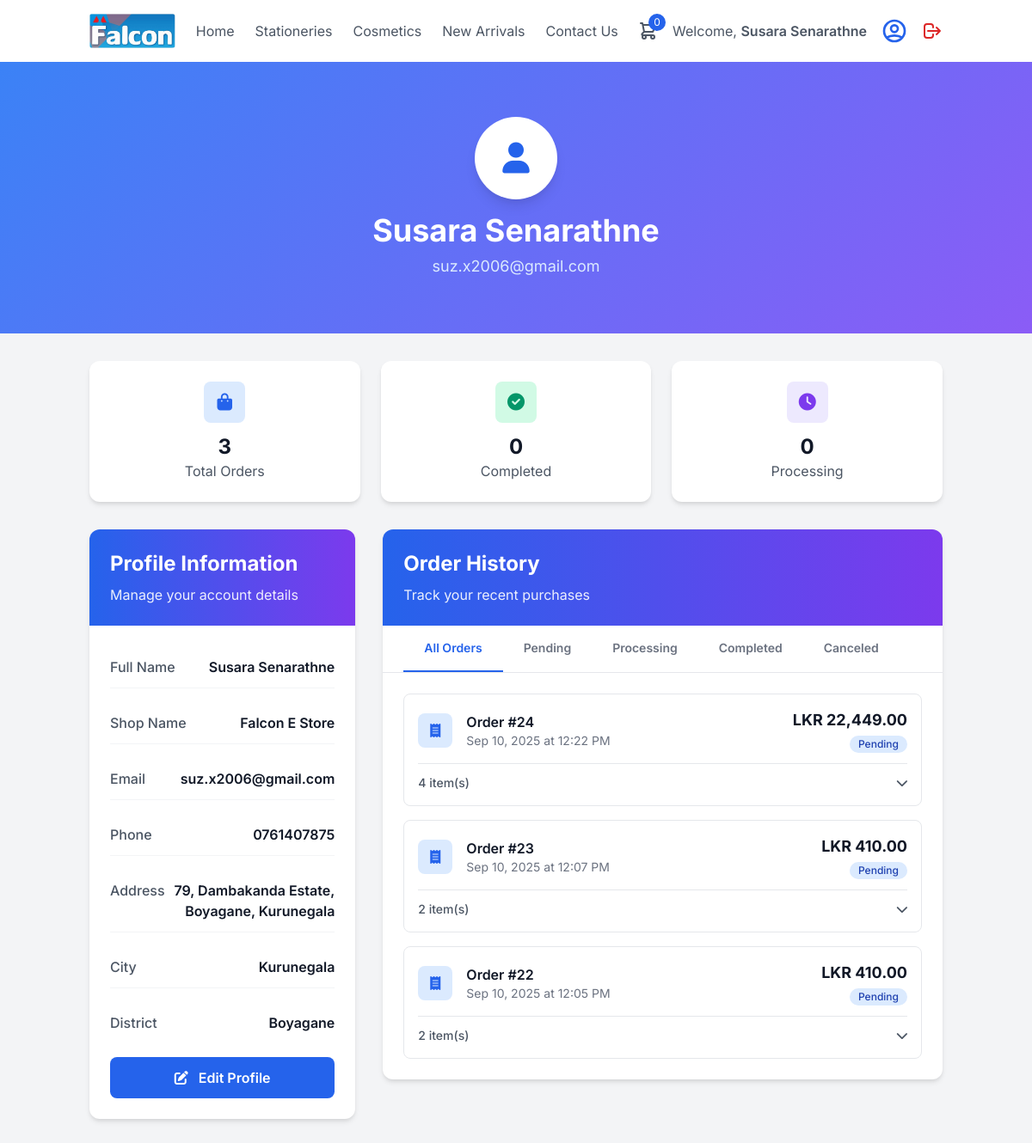
The app's page /falconstationery.com/profile.php (signed in) with its own data.
### tables this page shows
CREATE TABLE `users` (
  `user_id` int(11) NOT NULL,
  `full_name` varchar(100) NOT NULL,
  `shop_name` varchar(150) DEFAULT NULL,
  `email` varchar(100) DEFAULT NULL,
  `phone` varchar(20) NOT NULL,
  `password` varchar(255) NOT NULL,
  `address` text,
  `city` varchar(100) DEFAULT NULL,
  `route_name` varchar(50) DEFAULT NULL,
  `district` varchar(100) DEFAULT NULL,
  `profile_image_url` text,
  `user_type` enum('shop_owner','admin') DEFAULT 'shop_owner',
  `status` enum('active','inactive') DEFAULT 'active',
  `created_at` timestamp NOT NULL DEFAULT CURRENT_TIMESTAMP,
  `updated_at` timestamp NOT NULL DEFAULT '0000-00-00 00:00:00'
);

CREATE TABLE `Orders` (
  `OrderID` int(11) NOT NULL,
  `user_id` int(11) DEFAULT NULL,
  `OrderDate` timestamp NOT NULL DEFAULT CURRENT_TIMESTAMP,
  `TotalAmount` decimal(10,2) NOT NULL,
  `Status` enum('Pending','Processing','Canceled','Completed') NOT NULL DEFAULT 'Pending'
);

### falconstationery.com/profile.php (the view, shortened to what the rows shown need)
<?php
$conn = new mysqli(DB_SERVER, DB_USERNAME, DB_PASSWORD, DB_NAME);
$user_id = $_SESSION['user_id'];
$user_details = [];
$sql_user_details = "SELECT full_name, shop_name, email, phone, address, city, district FROM users WHERE user_id = ?";
if ($stmt_user_details = $conn->prepare($sql_user_details)) {
    $stmt_user_details->bind_param("i", $user_id);
    if ($stmt_user_details->execute()) {
        $result_user_details = $stmt_user_details->get_result();
        if ($result_user_details->num_rows > 0) {
            $user_details = $result_user_details->fetch_assoc();
        }
    }
}
$full_name = htmlspecialchars($user_details['full_name'] ?? '');
$shop_name = htmlspecialchars($user_details['shop_name'] ?? '');
$email = htmlspecialchars($user_details['email'] ?? '');
$phone = htmlspecialchars($user_details['phone'] ?? '');
$address = htmlspecialchars($user_details['address'] ?? '');
$city = htmlspecialchars($user_details['city'] ?? '');
$district = htmlspecialchars($user_details['district'] ?? '');
function formatCurrency($value) {
    return number_format(floatval($value), 2);
}
function getDirectImageUrl($url, $size = "w200-h200") {
    if (!empty($url) && preg_match('/(?:d\/|id=)([a-zA-Z0-9_-]+)/', $url, $matches)) {
        $fileId = $matches[1];
        return "https://drive.google.com/thumbnail?id=" . $fileId . "&sz=" . $size;
    }
    return "https://placehold.co/200x200/e5e7eb/7f8c8d?text=No+Image";
}
$orders = [];
$sql_orders = "SELECT OrderID, OrderDate, TotalAmount, Status FROM Orders WHERE user_id = ? ORDER BY OrderDate DESC";
if ($stmt_orders = $conn->prepare($sql_orders)) {
    $stmt_orders->bind_param("i", $user_id);
    if ($stmt_orders->execute()) {
        $result_orders = $stmt_orders->get_result();
        while ($order = $result_orders->fetch_assoc()) {
            $order['items'] = [];
            $sql_items = "SELECT OrderItemID, ItemID, VariantID, Price, Quantity FROM OrderItems WHERE OrderID = ?";
            if ($stmt_items = $conn->prepare($sql_items)) {
                $stmt_items->bind_param("i", $order['OrderID']);
                if ($stmt_items->execute()) {
                    $result_items = $stmt_items->get_result();
                    while ($item = $result_items->fetch_assoc()) {
                        $itemName = '';
                        $variantName = '';
                        $photoUrl = "https://placehold.co/200x200/e5e7eb/7f8c8d?text=No+Image";
                        $sql_item_details = "SELECT Name, ProductPhoto FROM Item_List WHERE ItemID = ?";
                        if ($stmt_item_details = $conn->prepare($sql_item_details)) {
                            $stmt_item_details->bind_param("i", $item['ItemID']);
                            $stmt_item_details->execute();
                            $result_item_details = $stmt_item_details->get_result();
                            if ($item_row = $result_item_details->fetch_assoc()) {
                                $itemName = $item_row['Name'];
                                $photoUrl = getDirectImageUrl($item_row['ProductPhoto']);
                            }
                        }
                        if (!empty($item['VariantID'])) {
                            $sql_variant_details = "SELECT VariantName, ProductPhoto FROM Product_Variants WHERE VariantID = ?";
                            if ($stmt_variant_details = $conn->prepare($sql_variant_details)) {
                                $stmt_variant_details->bind_param("i", $item['VariantID']);
                                $stmt_variant_details->execute();
                                $result_variant_details = $stmt_variant_details->get_result();
                                if ($variant_row = $result_variant_details->fetch_assoc()) {
                                    $variantName = " (" . $variant_row['VariantName'] . ")";
                                    if (!empty($variant_row['ProductPhoto'])) {
                                        $photoUrl = getDirectImageUrl($variant_row['ProductPhoto']);
                                    }
                                }
                            }
                        }
                        $item['Name'] = $itemName . $variantName;
                        $item['ProductPhoto'] = $photoUrl;
                        $order['items'][] = $item;
                    }
                }
            }
            $orders[] = $order;
        }
    }
}
?>
<!DOCTYPE html>
<html lang="en">
<head>
    <link href="https://cdnjs.cloudflare.com/ajax/libs/tailwindcss/2.2.19/tailwind.min.css" rel="stylesheet">
    <link rel="stylesheet" href="https://cdnjs.cloudflare.com/ajax/libs/font-awesome/6.0.0-beta3/css/all.min.css">
</head>
<body class="bg-gray-100 min-h-screen">
    <header class="bg-white shadow-md">
        <div class="container mx-auto px-4 py-4 flex items-center justify-between">
            <div class="flex items-center space-x-4">
                <div class="flex items-center space-x-2 md:space-x-4">
                    <div class="hidden md:block text-gray-600">Welcome, <span class="font-semibold"><?php echo $full_name; ?></span></div>
                </div>
            </div>
        </div>
    </header>
    <section class="gradient-header py-16">
        <div class="container mx-auto px-4 text-center">
            <div class="w-24 h-24 bg-white rounded-full mx-auto mb-4 flex items-center justify-center shadow-lg">
                <i class="fas fa-user text-4xl text-blue-600"></i>
            </div>
            <h1 class="text-4xl font-bold text-white mb-2"><?php echo $full_name; ?></h1>
            <p class="text-blue-100 text-lg"><?php echo $email; ?></p>
        </div>
    </section>
    <main class="container mx-auto px-4 py-8">
        <div class="grid grid-cols-1 lg:grid-cols-3 gap-8">
            <div class="lg:col-span-1">
                <div class="bg-white rounded-xl shadow-md overflow-hidden">
                    <div class="bg-gradient-to-r from-blue-600 to-purple-600 p-6 text-white">
                        <h2 class="text-2xl font-bold mb-2">Profile Information</h2>
                    </div>
                    <div class="p-6 space-y-4">
                        <div class="flex items-center justify-between py-3 border-b border-gray-100">
                            <span class="text-gray-600 font-medium">Full Name</span>
                            <span class="text-gray-900 font-semibold"><?php echo $full_name; ?></span>
                        </div>
                        <?php if (!empty($shop_name)): ?>
                        <div class="flex items-center justify-between py-3 border-b border-gray-100">
                            <span class="text-gray-600 font-medium">Shop Name</span>
                            <span class="text-gray-900 font-semibold"><?php echo $shop_name; ?></span>
                        </div>
                        <?php endif; ?>
                        <div class="flex items-center justify-between py-3 border-b border-gray-100">
                            <span class="text-gray-600 font-medium">Email</span>
                            <span class="text-gray-900 font-semibold"><?php echo $email; ?></span>
                        </div>
                        <div class="flex items-center justify-between py-3 border-b border-gray-100">
                            <span class="text-gray-600 font-medium">Phone</span>
                            <span class="text-gray-900 font-semibold"><?php echo $phone; ?></span>
                        </div>
                        <?php if (!empty($address)): ?>
                        <div class="flex items-start justify-between py-3 border-b border-gray-100">
                            <span class="text-gray-600 font-medium">Address</span>
                            <span class="text-gray-900 font-semibold text-right"><?php echo $address; ?></span>
                        </div>
                        <?php endif; ?>
                        <?php if (!empty($city)): ?>
                        <div class="flex items-center justify-between py-3 border-b border-gray-100">
                            <span class="text-gray-600 font-medium">City</span>
                            <span class="text-gray-900 font-semibold"><?php echo $city; ?></span>
                        </div>
                        <?php endif; ?>
                        <?php if (!empty($district)): ?>
                        <div class="flex items-center justify-between py-3">
                            <span class="text-gray-600 font-medium">District</span>
                            <span class="text-gray-900 font-semibold"><?php echo $district; ?></span>
                        </div>
                        <?php endif; ?>
                    </div>
                </div>
            </div>
            <div class="lg:col-span-2">
                <div class="bg-white rounded-xl shadow-md overflow-hidden">
                    <div class="bg-gradient-to-r from-blue-600 to-purple-600 p-6 text-white">
                        <h2 class="text-2xl font-bold mb-2">Order History</h2>
                    </div>
                    <div class="p-6">
                        <?php if (!empty($orders)): ?>
                            <div class="space-y-4" id="orders-container">
                                <?php foreach ($orders as $order): ?>
                                    <div class="order-item border border-gray-200 rounded-lg p-4 hover:shadow-md transition-shadow animate-fade-in" data-status="<?php echo htmlspecialchars($order['Status']); ?>">
                                        <div class="flex items-center justify-between mb-3">
                                            <div class="flex items-center space-x-4">
                                                <div class="w-10 h-10 bg-blue-100 rounded-lg flex items-center justify-center">
                                                    <i class="fas fa-receipt text-blue-600"></i>
                                                </div>
                                                <div>
                                                    <h3 class="font-semibold text-gray-900">Order #<?php echo htmlspecialchars($order['OrderID']); ?></h3>
                                                    <p class="text-sm text-gray-500"><?php echo date('M j, Y \a\t g:i A', strtotime($order['OrderDate'])); ?></p>
                                                </div>
                                            </div>
                                            <div class="text-right">
                                                <p class="text-lg font-bold text-gray-900">LKR <?php echo formatCurrency($order['TotalAmount']); ?></p>
                                                <span class="inline-flex items-center px-2.5 py-0.5 rounded-full text-xs font-medium <?php
                                                    switch ($order['Status']) {
                                                        default: echo 'bg-blue-100 text-blue-800'; break;
                                                    }
                                                ?>">
                                                    <?php echo htmlspecialchars($order['Status']); ?>
                                                </span>
                                            </div>
                                        </div>
                                        <div class="border-t pt-3">
                                            <button class="order-toggle-btn flex items-center justify-between w-full text-left text-sm text-gray-600 hover:text-gray-800">
                                                <span class="font-medium"><?php echo count($order['items']); ?> item(s)</span>
                                                <i class="fas fa-chevron-down transition-transform"></i>
                                            </button>
                                        </div>
                                    </div>
                                <?php endforeach; ?>
                            </div>
                        <?php endif; ?>
                    </div>
                </div>
            </div>
        </div>
    </main>
</body>

### records on screen
users: full_name "Susara Senarathne", email "suz.x2006@gmail.com", shop_name "Falcon E Store", phone "0761407875", address "79, Dambakanda Estate, Boyagane, Kurunegala", city "Kurunegala", district "Boyagane"
orders: OrderID "24", OrderDate "Sep 10, 2025 at 12:22 PM", TotalAmount "22,449.00", Status "Pending", count($order['items']) "4"
orders: OrderID "23", OrderDate "Sep 10, 2025 at 12:07 PM", TotalAmount "410.00", Status "Pending", count($order['items']) "2"
orders: OrderID "22", OrderDate "Sep 10, 2025 at 12:05 PM", TotalAmount "410.00", Status "Pending", count($order['items']) "2"

### other values on screen
count($orders) "3"
